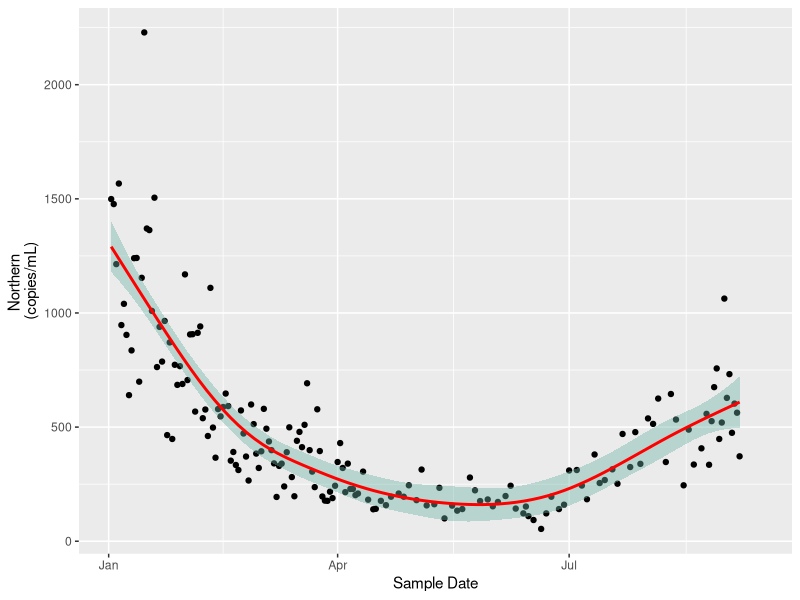
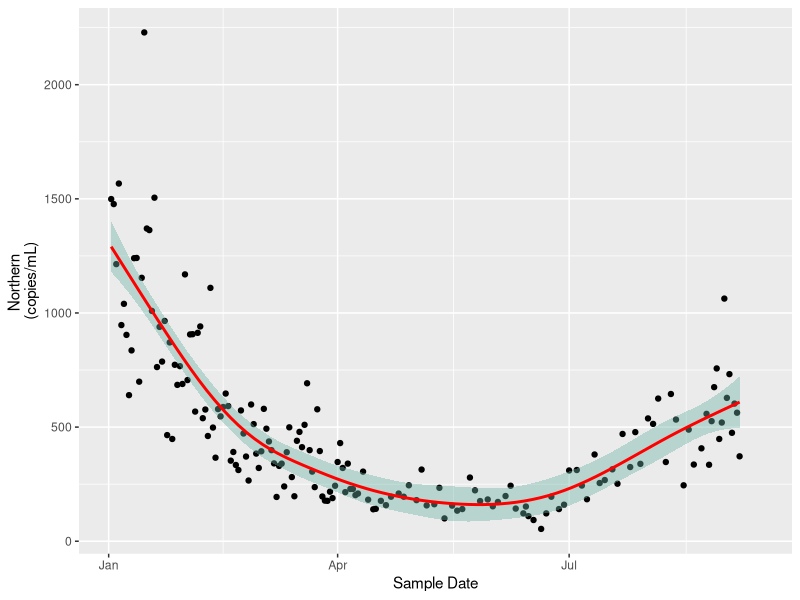

The R script that drew these images, in order:
library(tidyverse)

data <- read_csv(
    'mwra-biobot.csv',
    comment='#',
    col_types=cols(
        col_date(format = "%m/%d/%Y"),
        col_integer(),
        col_integer(),
        col_integer(),
        col_integer(),
        col_integer(),
        col_integer(),
        col_integer(),
        col_integer()
    )
)

ggplot(
    data=data %>% filter(`Sample Date`>"2023-01-01") %>% filter(`Sample Date`<"2023-09-15"),
    aes(x = `Sample Date`, y = `Northern \n(copies/mL)`)
) +
    geom_point() +
    geom_smooth(method="gam" , color="red", fill="#69b3a2", se=TRUE)

ggsave('mwra-biobot-2023-northern-copies-ml.png')
